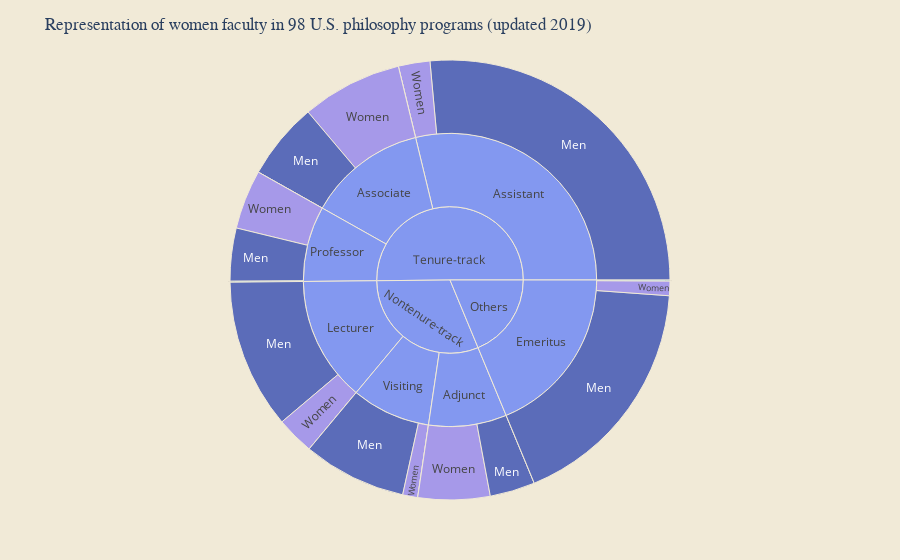

The cell this chart's notebook holds for it:
### Code cell
fig = px.sunburst(df1, path=['title1', 'title2','gender'], values='count',
        color='gender',
        color_discrete_map={'(?)':'#778ef3e3','Men':'#1c37ad', 'Nonbinary':'rgba(50, 187, 225, 0.959)', 'Women':'#8777f1'}
        )
fig.update_layout(title='Representation of women faculty in 98 U.S. philosophy programs (updated 2019)',
                        title_font_family =  "Times New Roman",

                        paper_bgcolor='#f1ead7',
                        plot_bgcolor='rgb(243, 243, 243)',
                        margin = dict(t=60, l=60, r=60, b=60))




fig.show()

### Figure 1 — Plotly figure (JSON) as saved in the notebook; plotly's stock layout.template omitted (floating-point values rounded to 4 significant figures)
{"data": [{"branchvalues": "total", "customdata": [["Women"], ["Men"], ["Women"], ["Men"], ["Women"], ["Nonbinary"], ["Nonbinary"], ["Women"], ["Women"], ["Nonbinary"], ["Men"], ["Nonbinary"], ["Men"], ["Men"], ["Nonbinary"], ["Nonbinary"], ["Men"], ["Women"], ["Men"], ["Women"], ["Nonbinary"], ["(?)"], ["(?)"], ["(?)"], ["(?)"], ["(?)"], ["(?)"], ["(?)"], ["(?)"], ["(?)"], ["(?)"]], "domain": {"x": [0, 1], "y": [0, 1]}, "hovertemplate": "labels=%{label}<br>count=%{value}<br>parent=%{parent}<br>id=%{id}<br>gender=%{customdata[0]}<extra></extra>", "ids": ["Nontenure-track/Visiting/Women", "Tenure-track/Associate/Men", "Others/Emeritus/Women", "Tenure-track/Professor/Men", "Nontenure-track/Adjunct/Women", "Tenure-track/Assistant/Nonbinary", "Nontenure-track/Lecturer/Nonbinary", "Nontenure-track/Lecturer/Women", "Tenure-track/Assistant/Women", "Tenure-track/Professor/Nonbinary", "Nontenure-track/Adjunct/Men", "Tenure-track/Associate/Nonbinary", "Nontenure-track/Visiting/Men", "Others/Emeritus/Men", "Nontenure-track/Adjunct/Nonbinary", "Nontenure-track/Visiting/Nonbinary", "Nontenure-track/Lecturer/Men", "Tenure-track/Associate/Women", "Tenure-track/Assistant/Men", "Tenure-track/Professor/Women", "Others/Emeritus/Nonbinary", "Nontenure-track/Adjunct", "Tenure-track/Assistant", "Tenure-track/Associate", "Others/Emeritus", "Nontenure-track/Lecturer", "Tenure-track/Professor", "Nontenure-track/Visiting", "Nontenure-track", "Others", "Tenure-track"], "labels": ["Women", "Men", "Women", "Men", "Women", "Nonbinary", "Nonbinary", "Women", "Women", "Nonbinary", "Men", "Nonbinary", "Men", "Men", "Nonbinary", "Nonbinary", "Men", "Women", "Men", "Women", "Nonbinary", "Adjunct", "Assistant", "Associate", "Emeritus", "Lecturer", "Professor", "Visiting", "Nontenure-track", "Others", "Tenure-track"], "marker": {"colors": ["#8777f1", "#1c37ad", "#8777f1", "#1c37ad", "#8777f1", "rgba(50, 187, 225, 0.959)", "rgba(50, 187, 225, 0.959)", "#8777f1", "#8777f1", "rgba(50, 187, 225, 0.959)", "#1c37ad", "rgba(50, 187, 225, 0.959)", "#1c37ad", "#1c37ad", "rgba(50, 187, 225, 0.959)", "rgba(50, 187, 225, 0.959)", "#1c37ad", "#8777f1", "#1c37ad", "#8777f1", "rgba(50, 187, 225, 0.959)", "#778ef3e3", "#778ef3e3", "#778ef3e3", "#778ef3e3", "#778ef3e3", "#778ef3e3", "#778ef3e3", "#778ef3e3", "#778ef3e3", "#778ef3e3"]}, "name": "", "parents": ["Nontenure-track/Visiting", "Tenure-track/Associate", "Others/Emeritus", "Tenure-track/Professor", "Nontenure-track/Adjunct", "Tenure-track/Assistant", "Nontenure-track/Lecturer", "Nontenure-track/Lecturer", "Tenure-track/Assistant", "Tenure-track/Professor", "Nontenure-track/Adjunct", "Tenure-track/Associate", "Nontenure-track/Visiting", "Others/Emeritus", "Nontenure-track/Adjunct", "Nontenure-track/Visiting", "Nontenure-track/Lecturer", "Tenure-track/Associate", "Tenure-track/Assistant", "Tenure-track/Professor", "Others/Emeritus", "Nontenure-track", "Tenure-track", "Tenure-track", "Others", "Nontenure-track", "Tenure-track", "Nontenure-track", "", "", ""], "type": "sunburst", "values": [31, 159, 30, 109, 148, 0, 0, 78, 65, 2, 93, 0, 213, 493, 0, 0, 308, 207, 741, 122, 2, 241, 806, 366, 525, 386, 233, 244, 871, 525, 1405]}], "layout": {"legend": {"tracegroupgap": 0}, "margin": {"b": 60, "l": 60, "r": 60, "t": 60}, "paper_bgcolor": "#f1ead7", "plot_bgcolor": "rgb(243, 243, 243)", "title": {"font": {"family": "Times New Roman"}, "text": "Representation of women faculty in 98 U.S. philosophy programs (updated 2019)"}}}
